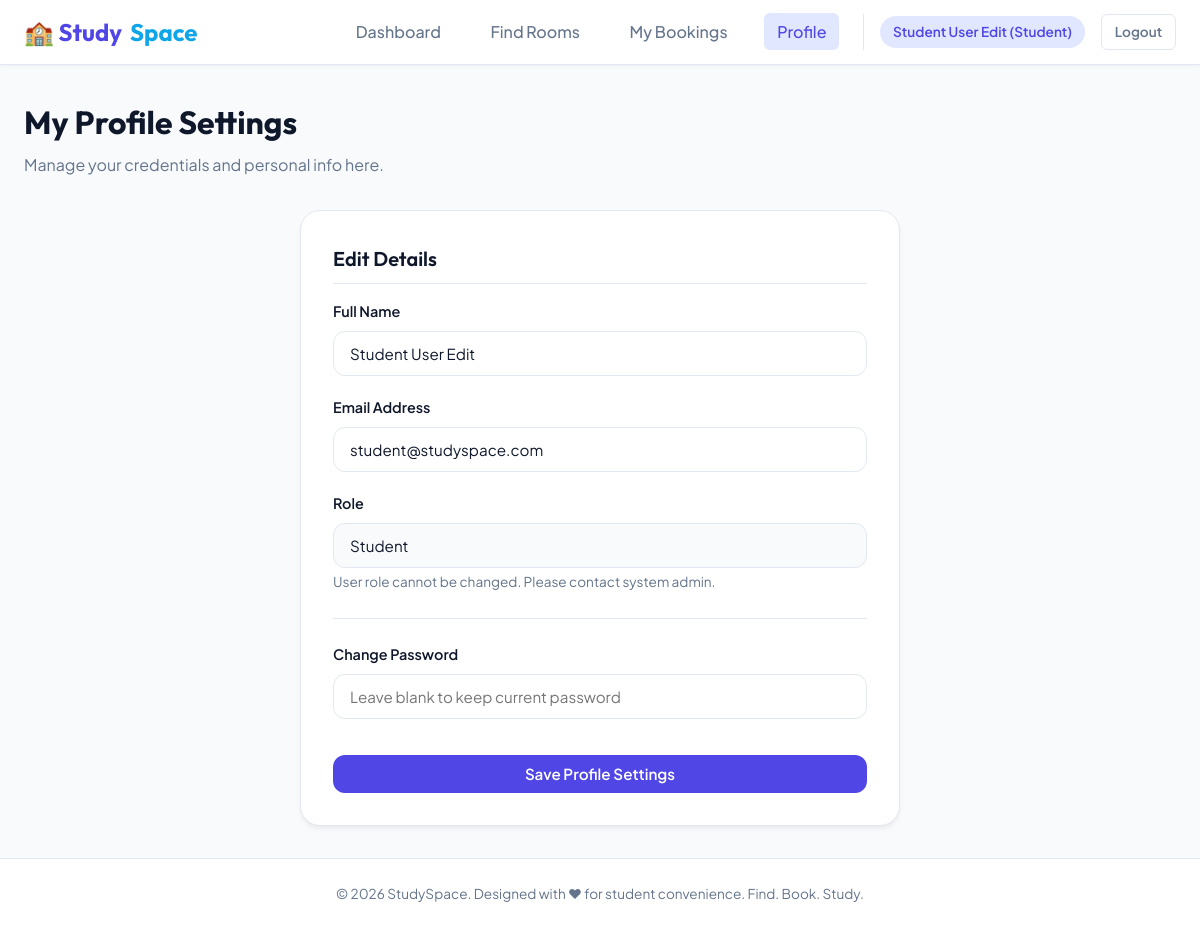
Screenshot of /profile (signed in) with the database file from the repository.
### tables this page shows
CREATE TABLE users (
    user_id INTEGER PRIMARY KEY AUTOINCREMENT,
    name TEXT NOT NULL,
    email TEXT UNIQUE NOT NULL,
    password TEXT NOT NULL,
    role TEXT NOT NULL CHECK(role IN ('student', 'admin'))
);

### app.py (the view, shortened to what this page needs)
@app.route('/profile', methods=['GET', 'POST'])
@login_required()
def profile():
    user_id = session['user_id']
    user_info = query_db("SELECT * FROM users WHERE user_id = ?", (user_id,), one=True)
    return render_template('profile.html', user=user_info, active_page='profile')

### app.py (called while the page is built)
def get_db():
    db = getattr(g, '_database', None)
    if db is None:
        db = g._database = sqlite3.connect(DATABASE)
        db.row_factory = sqlite3.Row  # Access columns by name
    return db

def query_db(query, args=(), one=False):
    cur = get_db().execute(query, args)
    rv = cur.fetchall()
    cur.close()
    return (rv[0] if rv else None) if one else rv

def login_required(role=None):
    def decorator(f):
        from functools import wraps
        @wraps(f)
        def decorated_function(*args, **kwargs):
            if 'user_id' not in session:
                flash('Please log in to access this page.', 'error')
                return redirect(url_for('login'))
            if role and session.get('role') != role:
                flash('Access denied. Insufficient permissions.', 'error')
                return redirect(url_for('index'))
            return f(*args, **kwargs)
        return decorated_function
    return decorator

### templates/profile.html (shortened to what this page needs)
{% extends 'base.html' %}
{% block content %}
<div class="page-header">
    <div>
        <h1 class="page-title">My Profile Settings</h1>
        <p class="page-subtitle">Manage your credentials and personal info here.</p>
    </div>
</div>
<div class="auth-wrapper" style="max-width: 600px; margin: 0 auto;">
    <div class="card" id="profile-card">
        <h2 class="section-title">Edit Details</h2>
        <form action="/profile" method="POST">
            <div class="form-group">
                <label for="name" class="form-label">Full Name</label>
                <input type="text" id="name" name="name" class="form-control" value="{{ user.name }}" required>
            </div>
            <div class="form-group">
                <label for="email" class="form-label">Email Address</label>
                <input type="email" id="email" name="email" class="form-control" value="{{ user.email }}" required>
            </div>
            <div class="form-group">
                <label class="form-label">Role</label>
                <input type="text" class="form-control" value="{{ user.role | title }}" style="background-color: var(--bg-main); cursor: not-allowed;" disabled>
                <span class="form-text">User role cannot be changed. Please contact system admin.</span>
            </div>
            <hr style="border: 0; border-top: 1px solid var(--border); margin: 1.5rem 0;">
            <div class="form-group">
                <label for="password" class="form-label">Change Password</label>
                <input type="password" id="password" name="password" class="form-control" placeholder="Leave blank to keep current password" autocomplete="new-password">
            </div>
            <button type="submit" class="btn btn-primary" style="width: 100%; margin-top: 1rem;">Save Profile Settings</button>
        </form>
    </div>
</div>
{% endblock %}

### templates/base.html (shortened to what this page needs)
<!DOCTYPE html>
<html lang="en">
<head>
    <link rel="stylesheet" href="{{ url_for('static', filename='css/style.css') }}">
</head>
<body>
    <nav class="navbar" id="app-navbar">
        <div class="navbar-container">
            <a href="/" class="nav-logo">
                🏫 Study<span>Space</span>
            </a>
            <ul class="nav-menu">
                {% if session.user_id %}
                    {% if session.role == 'admin' %}
                        <li class="nav-item {% if active_page == 'admin_dashboard' %}active{% endif %}">
                            <a href="/admin_dashboard">Admin Dashboard</a>
                        </li>
                    {% else %}
                        <li class="nav-item {% if active_page == 'dashboard' %}active{% endif %}">
                            <a href="/dashboard">Dashboard</a>
                        </li>
                        <li class="nav-item {% if active_page == 'classrooms' %}active{% endif %}">
                            <a href="/classrooms">Find Rooms</a>
                        </li>
                        <li class="nav-item {% if active_page == 'history' %}active{% endif %}">
                            <a href="/history">My Bookings</a>
                        </li>
                        <li class="nav-item {% if active_page == 'profile' %}active{% endif %}">
                            <a href="/profile">Profile</a>
                        </li>
                    {% endif %}
                    <div class="nav-user">
                        <span class="user-badge">{{ session.name }} ({{ session.role | title }})</span>
                        <a href="/logout" class="btn btn-outline btn-sm">Logout</a>
                    </div>
                {% endif %}
            </ul>
        </div>
    </nav>
    <main class="main-content">
        {% block content %}{% endblock %}
    </main>
    <footer class="footer">
        <div class="footer-container">
            <p>&copy; 2026 StudySpace. Designed with ♥ for student convenience. Find. Book. Study.</p>
        </div>
    </footer>
</body>
</html>

### static/css/style.css (style rules this page uses)
:root { --primary: #4f46e5; --primary-hover: #4338ca; --primary-light: #e0e7ff; --secondary: #0ea5e9; --secondary-hover: #0284c7; --accent: #f59e0b; --success: #10b981; --success-light: #d1fae5; --danger: #ef4444; --danger-light: #fee2e2; --warning: #f59e0b; --warning-light: #fef3c7; --bg-main: #f8fafc; --bg-card: #ffffff; --text-main: #0f172a; --text-muted: #64748b; --border: #e2e8f0; --radius-sm: 6px; --radius-md: 12px; --radius-lg: 20px; --shadow-sm: 0 1px 3px rgba(0, 0, 0, 0.05); --shadow-md: 0 4px 6px -1px rgba(0, 0, 0, 0.05), 0 2px 4px -2px rgba(0, 0, 0, 0.05); --shadow-lg: 0 10px 15px -3px rgba(0, 0, 0, 0.08), 0 4px 6px -4px rgba(0, 0, 0, 0.08); --transition: all 0.25s cubic-bezier(0.4, 0, 0.2, 1); --max-width: 1200px; }
* { margin: 0; padding: 0; box-sizing: border-box; }
body { font-family: 'Plus Jakarta Sans', -apple-system, BlinkMacSystemFont, "Segoe UI", Roboto, sans-serif; background-color: var(--bg-main); color: var(--text-main); line-height: 1.6; display: flex; flex-direction: column; min-height: 100vh; }
a { color: inherit; text-decoration: none; transition: var(--transition); }
button, .btn { font-family: inherit; cursor: pointer; border: none; outline: none; transition: var(--transition); }
.navbar { background-color: var(--bg-card); border-bottom: 1px solid var(--border); position: sticky; top: 0; z-index: 100; box-shadow: var(--shadow-sm); }
.navbar-container { max-width: var(--max-width); margin: 0 auto; padding: 0.8rem 1.5rem; display: flex; justify-content: space-between; align-items: center; }
.nav-logo { display: flex; align-items: center; gap: 0.5rem; font-family: 'Outfit', sans-serif; font-size: 1.5rem; font-weight: 700; color: var(--primary); }
.nav-logo span { color: var(--secondary); }
.nav-menu { display: flex; align-items: center; gap: 1.5rem; list-style: none; }
.nav-item a { font-weight: 500; color: var(--text-muted); padding: 0.5rem 0.8rem; border-radius: var(--radius-sm); }
.nav-item a:hover, .nav-item.active a { color: var(--primary); background-color: var(--primary-light); }
.nav-user { display: flex; align-items: center; gap: 1rem; padding-left: 1rem; border-left: 1px solid var(--border); }
.user-badge { background-color: var(--primary-light); color: var(--primary); padding: 0.3rem 0.8rem; border-radius: 20px; font-size: 0.85rem; font-weight: 600; }
.btn { display: inline-flex; align-items: center; justify-content: center; gap: 0.5rem; padding: 0.6rem 1.2rem; font-size: 0.95rem; font-weight: 600; border-radius: var(--radius-md); text-align: center; }
.btn-primary { background-color: var(--primary); color: #ffffff; }
.btn-outline { background-color: transparent; color: var(--text-muted); border: 1.5px solid var(--border); }
.btn-sm { padding: 0.4rem 0.8rem; font-size: 0.85rem; border-radius: var(--radius-sm); }
.main-content { flex: 1; width: 100%; max-width: var(--max-width); margin: 0 auto; padding: 2rem 1.5rem; }
.page-header { margin-bottom: 2rem; display: flex; justify-content: space-between; align-items: center; flex-wrap: wrap; gap: 1rem; }
.page-title { font-family: 'Outfit', sans-serif; font-size: 2rem; font-weight: 700; color: var(--text-main); }
.page-subtitle { color: var(--text-muted); margin-top: 0.25rem; }
.auth-wrapper { max-width: 450px; margin: 4rem auto; width: 100%; }
.card { background-color: var(--bg-card); border-radius: var(--radius-lg); border: 1px solid var(--border); padding: 2rem; box-shadow: var(--shadow-md); transition: var(--transition); }
.form-group { margin-bottom: 1.25rem; }
.form-label { display: block; font-weight: 600; margin-bottom: 0.5rem; font-size: 0.9rem; color: var(--text-main); }
.form-control { width: 100%; padding: 0.75rem 1rem; border-radius: var(--radius-md); border: 1.5px solid var(--border); background-color: #ffffff; color: var(--text-main); font-family: inherit; font-size: 0.95rem; transition: var(--transition); }
.form-text { font-size: 0.85rem; color: var(--text-muted); margin-top: 0.25rem; }
.section-title { font-family: 'Outfit', sans-serif; font-size: 1.25rem; font-weight: 600; margin-bottom: 1rem; padding-bottom: 0.5rem; border-bottom: 1px solid var(--border); color: var(--text-main); display: flex; justify-content: space-between; align-items: center; }
.footer { background-color: var(--bg-card); border-top: 1px solid var(--border); padding: 1.5rem 0; margin-top: auto; text-align: center; font-size: 0.85rem; color: var(--text-muted); }
.footer-container { max-width: var(--max-width); margin: 0 auto; padding: 0 1.5rem; }

### rows the page displays
users: name "Student User Edit", role "Student", email "student@studyspace.com"
